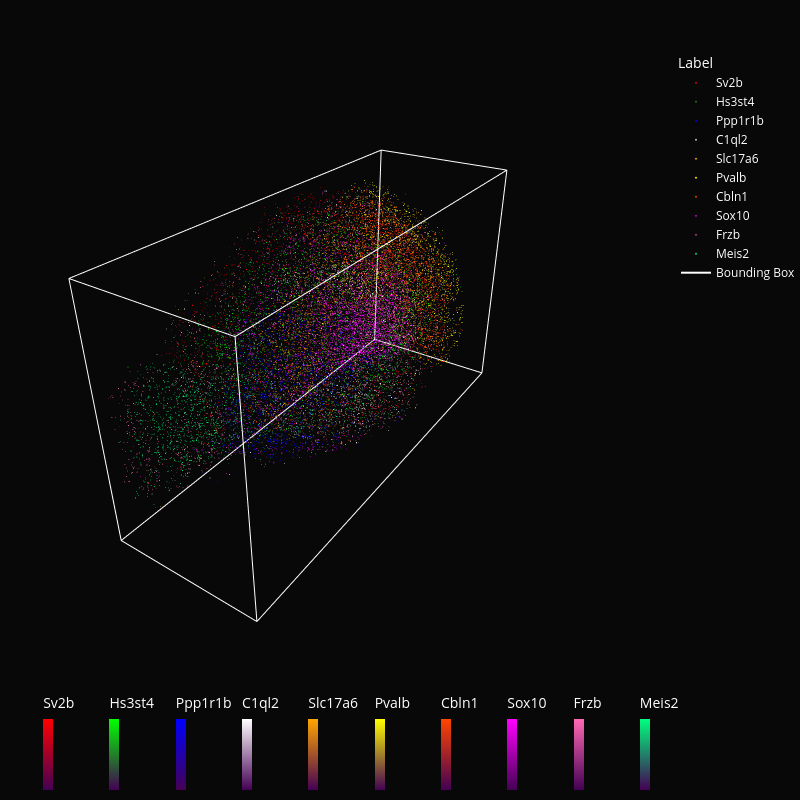

The notebook cell this image was saved under:
### Code cell
from utils.ploting import plot_multi_gene_3d

r = 1.2  # camare distance
fig_ii = plot_multi_gene_3d(predictions_roi_sampled, gene_roi, threathold=0, noise_std=0.1,
                            gene_colorscales=custom_colorscales, custom_colorscales_dict=color_dic,
                            opacity=0.9, cmin=-2, cmax=2, size=0.5)
fig_ii.update_layout(
    # Figure size in pixels
    width=800,
    height=800,
    # Background colors
    paper_bgcolor='#080808',  # Outer background (outside the plotting area)
    plot_bgcolor='#080808',   # Plotting area background
    # Mouse interaction mode for 3D plots
    scene_dragmode='orbit',   # Allows free rotation of the scene
    scene=dict(
        # Keep aspect ratio consistent with the data scale
        aspectmode='data',
        # Hide tick labels, grid lines, and axis lines for a clean view
        xaxis=dict(showticklabels=False, showgrid=False, visible=False),
        yaxis=dict(showticklabels=False, showgrid=False, visible=False),
        zaxis=dict(showticklabels=False, showgrid=False, visible=False),
        # Set camera parameters for initial view
        camera=dict(
            eye=dict(  # Camera position relative to the scene center
                x=r * (-3 / 2),  # Move left along x-axis
                y=r * (-2 / 2),  # Move backward along y-axis
                z=r * (-2 / 2)   # Move downward along z-axis
            ),
            up=dict(x=0, y=-1, z=0),       # Define the upward direction for the camera
            center=dict(x=0, y=0, z=0),    # Look-at point (center of the scene)
        )
    ),
)

fig_ii.show()

### Figure 1 — Plotly figure (JSON) as saved in the notebook; plotly's stock layout.template omitted (floating-point values rounded to 4 significant figures; data arrays with more than 128 entries replaced by an {"elided": "..."} marker saying what was removed)
{"data": [{"marker": {"cmax": 2, "cmin": -2, "color": {"elided": "2724 float values"}, "colorbar": {"bgcolor": "#080808", "len": 0.2, "thickness": 10, "tickvals": [], "title": {"font": {"color": "white"}, "side": "top", "text": "Sv2b"}, "x": 0.05, "y": -0.2}, "colorscale": [[0, "#440154"], [1, "#FF0000"]], "opacity": 0.9, "showscale": true, "size": 0.5}, "mode": "markers", "name": "Sv2b", "type": "scatter3d", "x": {"elided": "2724 float values"}, "y": {"elided": "2724 float values"}, "z": {"elided": "2724 float values"}}, {"marker": {"cmax": 2, "cmin": -2, "color": {"elided": "2353 float values"}, "colorbar": {"bgcolor": "#080808", "len": 0.2, "thickness": 10, "tickvals": [], "title": {"font": {"color": "white"}, "side": "top", "text": "Hs3st4"}, "x": 0.15, "y": -0.2}, "colorscale": [[0, "#440154"], [1, "#00FF00"]], "opacity": 0.9, "showscale": true, "size": 0.5}, "mode": "markers", "name": "Hs3st4", "type": "scatter3d", "x": {"elided": "2353 float values"}, "y": {"elided": "2353 float values"}, "z": {"elided": "2353 float values"}}, {"marker": {"cmax": 2, "cmin": -2, "color": {"elided": "1782 float values"}, "colorbar": {"bgcolor": "#080808", "len": 0.2, "thickness": 10, "tickvals": [], "title": {"font": {"color": "white"}, "side": "top", "text": "Ppp1r1b"}, "x": 0.25, "y": -0.2}, "colorscale": [[0, "#440154"], [1, "#0000FF"]], "opacity": 0.9, "showscale": true, "size": 0.5}, "mode": "markers", "name": "Ppp1r1b", "type": "scatter3d", "x": {"elided": "1782 float values"}, "y": {"elided": "1782 float values"}, "z": {"elided": "1782 float values"}}, {"marker": {"cmax": 2, "cmin": -2, "color": {"elided": "1803 float values"}, "colorbar": {"bgcolor": "#080808", "len": 0.2, "thickness": 10, "tickvals": [], "title": {"font": {"color": "white"}, "side": "top", "text": "C1ql2"}, "x": 0.35, "y": -0.2}, "colorscale": [[0, "#440154"], [1, "#FFFFFF"]], "opacity": 0.9, "showscale": true, "size": 0.5}, "mode": "markers", "name": "C1ql2", "type": "scatter3d", "x": {"elided": "1803 float values"}, "y": {"elided": "1803 float values"}, "z": {"elided": "1803 float values"}}, {"marker": {"cmax": 2, "cmin": -2, "color": {"elided": "2515 float values"}, "colorbar": {"bgcolor": "#080808", "len": 0.2, "thickness": 10, "tickvals": [], "title": {"font": {"color": "white"}, "side": "top", "text": "Slc17a6"}, "x": 0.45, "y": -0.2}, "colorscale": [[0, "#440154"], [1, "#FFA500"]], "opacity": 0.9, "showscale": true, "size": 0.5}, "mode": "markers", "name": "Slc17a6", "type": "scatter3d", "x": {"elided": "2515 float values"}, "y": {"elided": "2515 float values"}, "z": {"elided": "2515 float values"}}, {"marker": {"cmax": 2, "cmin": -2, "color": {"elided": "1389 float values"}, "colorbar": {"bgcolor": "#080808", "len": 0.2, "thickness": 10, "tickvals": [], "title": {"font": {"color": "white"}, "side": "top", "text": "Pvalb"}, "x": 0.55, "y": -0.2}, "colorscale": [[0, "#440154"], [1, "#FFFF00"]], "opacity": 0.9, "showscale": true, "size": 0.5}, "mode": "markers", "name": "Pvalb", "type": "scatter3d", "x": {"elided": "1389 float values"}, "y": {"elided": "1389 float values"}, "z": {"elided": "1389 float values"}}, {"marker": {"cmax": 2, "cmin": -2, "color": {"elided": "1859 float values"}, "colorbar": {"bgcolor": "#080808", "len": 0.2, "thickness": 10, "tickvals": [], "title": {"font": {"color": "white"}, "side": "top", "text": "Cbln1"}, "x": 0.65, "y": -0.2}, "colorscale": [[0, "#440154"], [1, "#FF4500"]], "opacity": 0.9, "showscale": true, "size": 0.5}, "mode": "markers", "name": "Cbln1", "type": "scatter3d", "x": {"elided": "1859 float values"}, "y": {"elided": "1859 float values"}, "z": {"elided": "1859 float values"}}, {"marker": {"cmax": 2, "cmin": -2, "color": {"elided": "3792 float values"}, "colorbar": {"bgcolor": "#080808", "len": 0.2, "thickness": 10, "tickvals": [], "title": {"font": {"color": "white"}, "side": "top", "text": "Sox10"}, "x": 0.75, "y": -0.2}, "colorscale": [[0, "#440154"], [1, "#FF00FF"]], "opacity": 0.9, "showscale": true, "size": 0.5}, "mode": "markers", "name": "Sox10", "type": "scatter3d", "x": {"elided": "3792 float values"}, "y": {"elided": "3792 float values"}, "z": {"elided": "3792 float values"}}, {"marker": {"cmax": 2, "cmin": -2, "color": {"elided": "998 float values"}, "colorbar": {"bgcolor": "#080808", "len": 0.2, "thickness": 10, "tickvals": [], "title": {"font": {"color": "white"}, "side": "top", "text": "Frzb"}, "x": 0.85, "y": -0.2}, "colorscale": [[0, "#440154"], [1, "#FF69B4"]], "opacity": 0.9, "showscale": true, "size": 0.5}, "mode": "markers", "name": "Frzb", "type": "scatter3d", "x": {"elided": "998 float values"}, "y": {"elided": "998 float values"}, "z": {"elided": "998 float values"}}, {"marker": {"cmax": 2, "cmin": -2, "color": {"elided": "1363 float values"}, "colorbar": {"bgcolor": "#080808", "len": 0.2, "thickness": 10, "tickvals": [], "title": {"font": {"color": "white"}, "side": "top", "text": "Meis2"}, "x": 0.95, "y": -0.2}, "colorscale": [[0, "#440154"], [1, "#00FF7F"]], "opacity": 0.9, "showscale": true, "size": 0.5}, "mode": "markers", "name": "Meis2", "type": "scatter3d", "x": {"elided": "1363 float values"}, "y": {"elided": "1363 float values"}, "z": {"elided": "1363 float values"}}, {"line": {"color": "white", "width": 2}, "mode": "lines", "name": "Bounding Box", "type": "scatter3d", "x": [-2.79, 272.7, null, 272.7, 272.7, null, 272.7, -2.79, null, -2.79, -2.79, null, -2.79, 272.7, null, 272.7, 272.7, null, 272.7, -2.79, null, -2.79, -2.79, null, -2.79, -2.79, null, 272.7, 272.7, null, 272.7, 272.7, null, -2.79, -2.79, null], "y": [-1.705, -1.705, null, -1.705, 156.7, null, 156.7, 156.7, null, 156.7, -1.705, null, -1.705, -1.705, null, -1.705, 156.7, null, 156.7, 156.7, null, 156.7, -1.705, null, -1.705, -1.705, null, -1.705, -1.705, null, 156.7, 156.7, null, 156.7, 156.7, null], "z": [-1.253, -1.253, null, -1.253, -1.253, null, -1.253, -1.253, null, -1.253, -1.253, null, 95.13, 95.13, null, 95.13, 95.13, null, 95.13, 95.13, null, 95.13, 95.13, null, -1.253, 95.13, null, -1.253, 95.13, null, -1.253, 95.13, null, -1.253, 95.13, null]}], "layout": {"font": {"color": "white"}, "height": 800, "legend": {"bgcolor": "#080808", "font": {"color": "white"}, "title": {"text": "Label"}}, "margin": {"b": 0, "l": 0, "r": 0, "t": 50}, "paper_bgcolor": "#080808", "plot_bgcolor": "#080808", "scene": {"aspectmode": "data", "bgcolor": "#080808", "camera": {"center": {"x": 0, "y": 0, "z": 0}, "eye": {"x": -1.8, "y": -1.2, "z": -1.2}, "up": {"x": 0, "y": -1, "z": 0}}, "dragmode": "orbit", "xaxis": {"color": "white", "showgrid": false, "showticklabels": false, "title": {"text": "X"}, "visible": false}, "yaxis": {"color": "white", "showgrid": false, "showticklabels": false, "title": {"text": "Y"}, "visible": false}, "zaxis": {"color": "white", "showgrid": false, "showticklabels": false, "title": {"text": "Z"}, "visible": false}}, "width": 800}}
